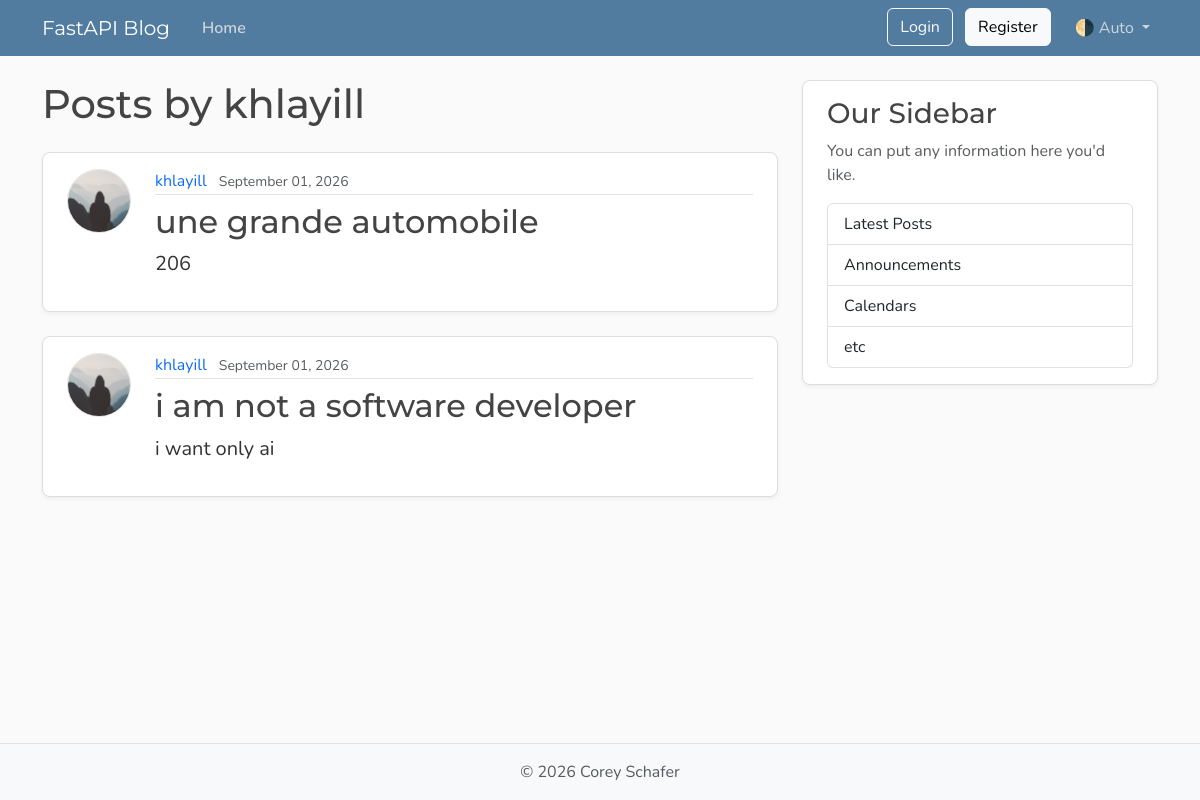
Screenshot of /users/2/posts with the database file from the repository.
### models.py (models this page shows, shortened)
class User(Base):
    __tablename__ = "users"
    id: Mapped[int] = mapped_column(Integer, primary_key=True, index=True)
    username: Mapped[str] = mapped_column(String(50), unique=True, nullable=False)
    email: Mapped[str] = mapped_column(String(120), unique=True, nullable=False)
    image_file: Mapped[str | None] = mapped_column(
        String(200),
        nullable=True,
        default=None,
    )
    posts: Mapped[list[Post]] = relationship(
        back_populates="author",
        cascade="all, delete-orphan",
        )

class Post(Base):
    __tablename__ = "posts"
    id: Mapped[int] = mapped_column(Integer, primary_key=True, index=True)
    title: Mapped[str] = mapped_column(String(100), nullable=False)
    content: Mapped[str] = mapped_column(Text, nullable=False)
    user_id: Mapped[int] = mapped_column(
        ForeignKey("users.id"),
        nullable=False,
        index=True,
    )
    date_posted: Mapped[datetime] = mapped_column(
        DateTime(timezone=True),
        default=lambda: datetime.now(UTC),
    )
    author: Mapped[User] = relationship(back_populates="posts")

### main.py (the view)
@app.get("/users/{user_id}/posts", include_in_schema=False, name="user_posts")
async def user_posts_page(
    request: Request,
    user_id: int,
    db: Annotated[AsyncSession, Depends(get_db)],
):
    result = await db.execute(select(models.User).where(models.User.id == user_id))
    user = result.scalars().first()
    if not user:
        raise HTTPException(
            status_code=status.HTTP_404_NOT_FOUND,
            detail="User not found",
        )
    result = await db.execute(select(models.Post).options(selectinload(models.Post.author)).where(models.Post.user_id == user_id))
    posts = result.scalars().all()
    return templates.TemplateResponse(
        request,
        "user_posts.html",
        {"posts": posts, "user": user, "title": f"{user.username}'s Posts"},
    )

### templates/user_posts.html (shortened to what this page needs)
{% extends "layout.html" %}
{% block content %}
    <h1 class="mb-4">Posts by {{ user.username }}</h1>
    <div id="postsContainer">
        {% for post in posts %}
            <article class="content-section py-3 px-4 mb-4">
                <div class="d-flex align-items-start gap-4">
                    <img class="rounded-circle article-img flex-shrink-0"
                         src="{{ post.author.image_path }}"
                         alt="{{ post.author.username }}'s profile picture"
                         width="64"
                         height="64"
                         loading="lazy">
                    <div class="flex-grow-1">
                        <div class="article-metadata mb-2">
                            <a class="me-2"
                               href="{{ url_for('user_posts', user_id=post.author.id) }}">{{ post.author.username }}</a>
                            <small class="text-body-secondary">{{ post.date_posted.strftime("%B %d, %Y") }}</small>
                        </div>
                        <h2>
                            <a class="article-title"
                               href="{{ url_for('post_page', post_id=post.id) }}">{{ post.title }}</a>
                        </h2>
                        <p class="article-content">{{ post.content }}</p>
                    </div>
                </div>
            </article>
        {% else %}
            <p class="text-body-secondary">No posts by this user yet.</p>
        {% endfor %}
    </div>
{% endblock content %}

### templates/layout.html (shortened to what this page needs)
<!DOCTYPE html>
<html lang="en">
    <head>
        <link href="https://cdn.jsdelivr.net/npm/bootstrap@5.3.8/dist/css/bootstrap.min.css"
              rel="stylesheet"
>
        <link rel="stylesheet"
              type="text/css"
              href="{{ url_for("static", path='css/main.css') }}">
    </head>
    <body class="d-flex flex-column min-vh-100">
        <header class="site-header">
            <nav class="navbar navbar-expand-md bg-steel fixed-top"
                 data-bs-theme="dark">
                <div class="container">
                    <a class="navbar-brand me-4" href="{{ url_for("home") }}">FastAPI Blog</a>
                    <div class="collapse navbar-collapse" id="navbarToggle">
                        <div class="navbar-nav me-auto">
                            <a class="nav-link active"
                               aria-current="page"
                               href="{{ url_for("home") }}">Home</a>
                        </div>
                        <div class="navbar-nav">
                            <div id="loggedOutNav">
                                          <a class="btn btn-outline-light mb-2 mb-md-0 me-md-2" href="#">Login</a>
                                          <a class="btn btn-light mb-2 mb-md-0 me-md-3" href="#">Register</a>
                            </div>
                            <div class="nav-item dropdown">
                                <a class="nav-link dropdown-toggle"
                                   href="#"
                                   role="button"
                                   id="bd-theme"
                                   data-bs-toggle="dropdown"
                                   aria-expanded="false">
                                    <span id="bd-theme-text">🌗 Auto</span>
                                </a>
                            </div>
                        </div>
                    </div>
                </div>
            </nav>
        </header>
        <main role="main" class="container">
            <div class="row">
                <div class="col-md-8">
                    {% block content %}
                    {% endblock content %}
                </div>
                <aside class="col-md-4">
                    <div class="content-section py-3 px-4 mb-4">
                        <h3>Our Sidebar</h3>
                        <p class="text-body-secondary">You can put any information here you'd like.</p>
                        <ul class="list-group">
                            <li class="list-group-item">Latest Posts</li>
                            <li class="list-group-item">Announcements</li>
                            <li class="list-group-item">Calendars</li>
                            <li class="list-group-item">etc</li>
                        </ul>
                    </div>
                </aside>
            </div>
        </main>
        <footer class="mt-auto py-3 bg-body-tertiary border-top">
            <div class="container text-center">
                <p class="text-body-secondary mb-0">
                    © <span id="year"></span> Corey Schafer
                </p>
            </div>
        </footer>
    </body>
</html>

### static/css/main.css (style rules this page uses)
:root { --font-heading: "Montserrat", system-ui, -apple-system, BlinkMacSystemFont, sans-serif; --font-body: "Nunito", system-ui, -apple-system, BlinkMacSystemFont, sans-serif; --color-bg-body: #fafafa; --color-bg-content: #ffffff; --color-text-primary: #333333; --color-text-heading: #444444; --color-steel: #527c9f; --color-nav-link: #cbd5db; --color-nav-link-hover: #ffffff; --color-link-hover: #428bca; --color-border: #dddddd; --color-border-light: #e3e3e3; --spacing-xl: 5rem; --article-img-size: 4rem; --account-img-size: 7.813rem; }
body { font-family: var(--font-body); background: var(--color-bg-body); color: var(--color-text-primary); }
main { padding-top: var(--spacing-xl); }
h1, h2, h3, h4, h5, h6 { font-family: var(--font-heading); color: var(--color-text-heading); }
.navbar-brand { font-family: var(--font-heading); }
a { text-decoration: none; }
.bg-steel { background-color: var(--color-steel); }
.site-header .navbar-nav .nav-link { color: var(--color-nav-link); transition: color 0.2s ease-in-out; }
.site-header .navbar-nav .nav-link.active { font-weight: 600; }
.content-section { background: var(--color-bg-content); border: 1px solid var(--color-border); border-radius: 0.5rem; box-shadow: 0 2px 4px rgba(15, 23, 42, 0.05); transition: box-shadow 0.15s ease, transform 0.15s ease, border-color 0.15s ease; }
.article-title { color: var(--color-text-heading); transition: color 0.2s ease-in-out; }
.article-content { white-space: pre-line; font-size: 1.25rem; }
.article-img { height: var(--article-img-size); width: var(--article-img-size); flex-shrink: 0; object-fit: cover; border: 1px solid var(--color-border-light); box-shadow: 0 0 0 2px var(--color-bg-content); }
.article-metadata { padding-bottom: 0.063rem; border-bottom: 1px solid var(--color-border-light); }
.article-metadata a { transition: color 0.2s ease-in-out; }
[data-bs-theme="dark"] { --color-bg-body: #1a1a1a; --color-bg-content: #2d2d2d; --color-text-primary: #e0e0e0; --color-text-heading: #f0f0f0; --color-border: #404040; --color-border-light: #4a4a4a; }

### rows the page displays
User: username "khlayill"
Post: author.username "khlayill", date_posted "September 01, 2026", title "une grande automobile", content "206"
Post: author.username "khlayill", date_posted "September 01, 2026", title "i am not a software developer", content "i want only ai"
